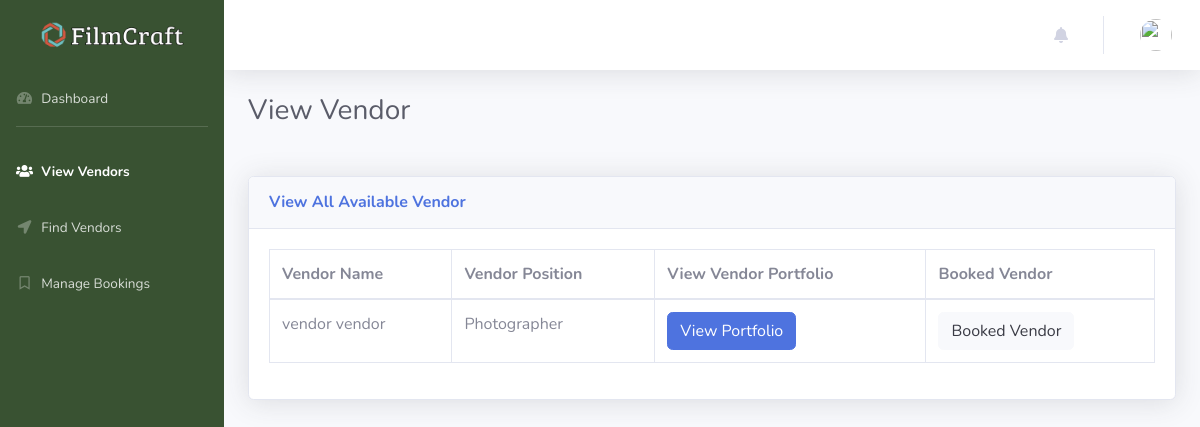
Before: /user_customer/view_vendor.php with the older database file.
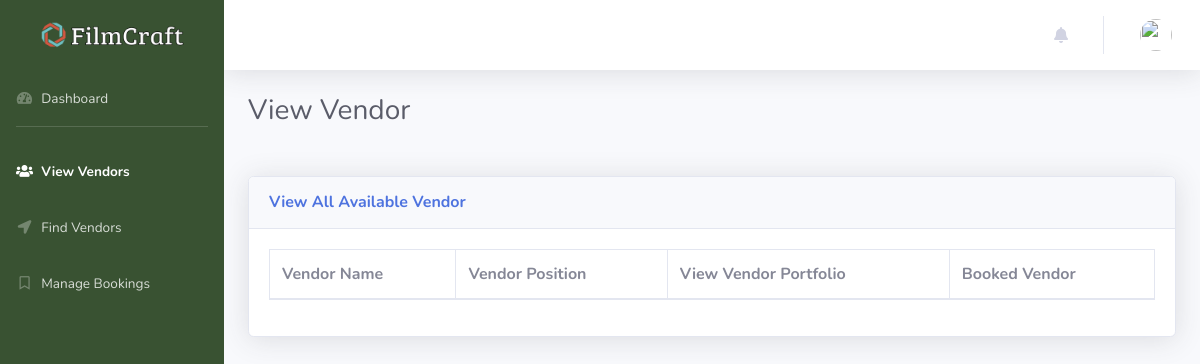
After: the same page with the newer database file.
### tables this page shows
CREATE TABLE `portfolio` (
  `portfolioId` int(11) NOT NULL,
  `vendor_Id` int(11) NOT NULL,
  `vendorWork_Id` int(11) NOT NULL,
  `portfolioFirstName` varchar(50) NOT NULL,
  `portfolioLastName` varchar(50) NOT NULL,
  `portfolioAddress` varchar(150) NOT NULL,
  `portfolioEmail` varchar(150) NOT NULL,
  `portfolioVendorPosition` varchar(50) NOT NULL,
  `portfolioProfileImage` varchar(255) NOT NULL,
  `portfolioRating` varchar(50) NOT NULL,
  `portfolioBookingRate` varchar(250) NOT NULL,
  `portfolioStartPrice` varchar(150) NOT NULL,
  `portfolioEndPrice` varchar(150) NOT NULL,
  `portfolioDescription` varchar(255) NOT NULL,
  `portfolioStatus` tinyint(4) NOT NULL,
  `portfolioSessionStatus` tinyint(4) NOT NULL,
  `portfolioEvent` int(11) NOT NULL
);

CREATE TABLE `vendor` (
  `vendorId` int(11) NOT NULL,
  `vendorEmail` varchar(150) NOT NULL,
  `vendorPassword` varchar(150) NOT NULL,
  `vendorFirstName` varchar(50) NOT NULL,
  `vendorLastName` varchar(50) NOT NULL,
  `vendorGender` varchar(20) NOT NULL,
  `vendorBirthdate` varchar(50) NOT NULL,
  `vendorNumber` varchar(50) NOT NULL,
  `vendorAddress` varchar(150) NOT NULL,
  `vendorType` varchar(50) NOT NULL,
  `vendorPosition` varchar(50) NOT NULL,
  `vendorProfileImage` varchar(255) NOT NULL,
  `vendorStatus` tinyint(5) NOT NULL,
  `vendorUserType` varchar(150) NOT NULL,
  `vendorLatitude` varchar(255) NOT NULL,
  `vendorLongitude` varchar(255) NOT NULL
);

### user_customer/view_vendor.php (the view, shortened to what the changed rows need)
<?php
include("header.php");
include("../function/database.php");
$conn = $database;
?>
<body id="page-top">
    <div id="wrapper">
        <div id="content-wrapper" class="d-flex flex-column">
            <div id="content">
                <div class="container-fluid">
                    <h1 class="h3 mb-5 text-gray-800">View Vendor</h1>
                    <div class="card shadow mb-4">
                        <div class="card-body">
                            <div class="table-responsive">
                                <table class="table table-bordered" id="dataTablex" width="100%" cellspacing="0">
                                    <thead>
                                        <tr>
                                            <th>Vendor Name</th>
                                            <th>Vendor Position</th>
                                            <th>View Vendor Portfolio</th>
                                            <th>Booked Vendor</th>
                                        </tr>
                                    </thead>
                                    <tbody>
                                        <?php
                                        $query = "SELECT * FROM portfolio
                                        JOIN vendor ON portfolio.vendor_Id = vendor.vendorId
                                        WHERE vendor.vendorStatus = '1'
                                        ";
                                        $result = mysqli_query($conn,$query);
                                        while($row = mysqli_fetch_assoc($result)) {
                                        $portfolioSessionStatus = $row['portfolioSessionStatus'];
                                        $fetchId        = $row['vendor_Id'];
                                        $fetchFirstName = $row['vendorFirstName'];
                                        $fetchLastName  = $row['vendorLastName'];
                                        $concatName     = $fetchFirstName.' '.$fetchLastName;
                                        $fetchPosition  = $row['portfolioVendorPosition'];
                                          if($fetchPosition == "Both") {
                                          $positionDisplay = "Photographer and Videographer";
                                        } else if($fetchPosition == "None") {
                                          $positionDisplay = "None";
                                        } else if($fetchPosition == "Photographer") {
                                            $positionDisplay = "Photographer";
                                        } else if($fetchPosition == "Videographer") {
                                            $positionDisplay = "Videographer";
                                        }
                                        ?>
                                        <tr>
                                            <td><?php echo $concatName ?></td>
                                            <td><?php echo $positionDisplay ?></td>
                                            <td><a href="view_portfolio.php?VID=<?php echo $fetchId ?>" class="btn btn-primary">View Portfolio</a></td>
                                            <td>
                                                <?php  if($portfolioSessionStatus == 1) { ?>
                                                    <a href="book_vendor.php?VID=<?php echo $fetchId ?>" class="btn btn-success">Booked Vendor</a>
                                                <?php } else if($portfolioSessionStatus == 0 OR $portfolioSessionStatus == 2) {  ?>
                                                    <a class="btn btn-light">Booked Vendor</a>
                                                <?php } ?>
                                            </td>
                                        </tr>
                                       <?php } ?>
                                    </tbody>
                                </table>
                            </div>
                        </div>
                    </div>
                </div>
            </div>
        </div>
    </div>
<?php
include("footer.php");
?>

Changed rows visible on the page:
removed portfolio: vendor_Id.vendorLastName "vendor vendor", portfolioVendorPosition "Photographer", portfolioSessionStatus "Booked Vendor"
